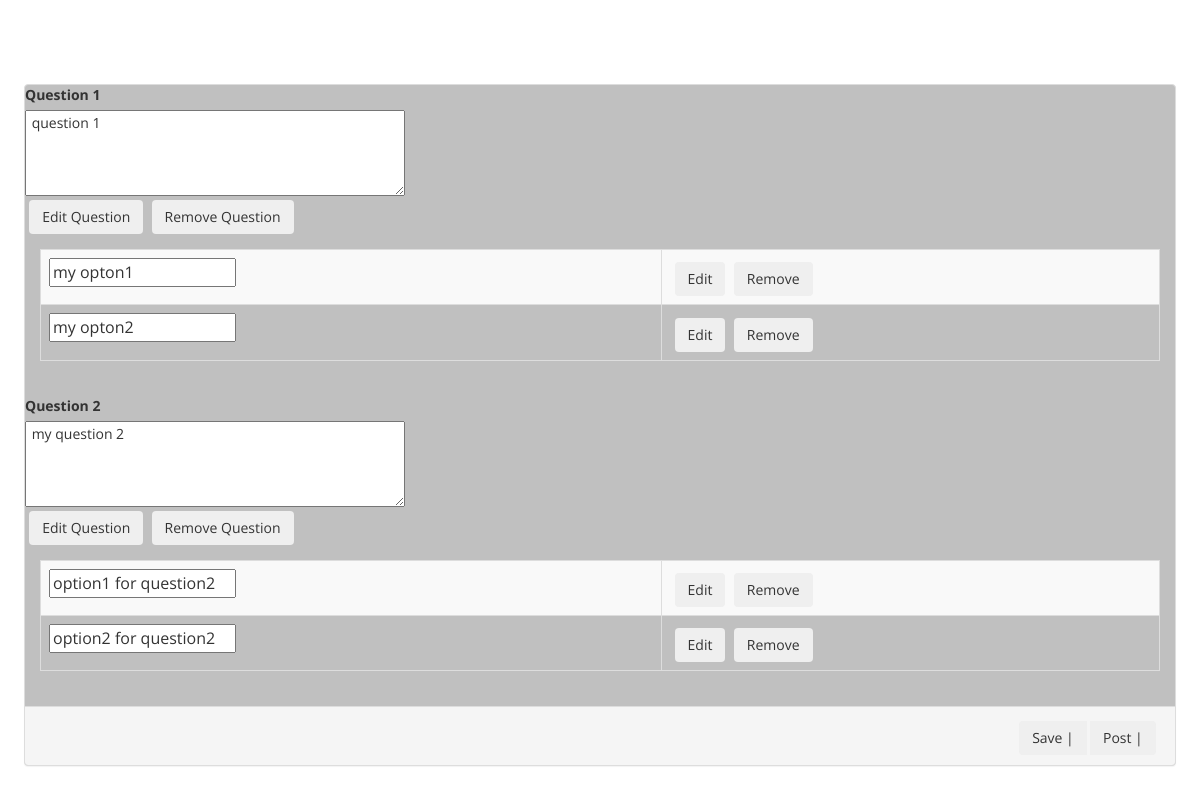
/we_connect_admin/crowd_s_pending_details.php?crowd_source_id=340, run on the app's committed database.
### tables this page shows
CREATE TABLE IF NOT EXISTS `question_tbl` (
  `quest_id` int(10) NOT NULL,
  `quest_desc` text NOT NULL,
  `quest_last_date_modified` date NOT NULL,
  `quest_type` varchar(50) NOT NULL
);

CREATE TABLE IF NOT EXISTS `option_tbl` (
  `option_id` int(10) NOT NULL,
  `option_desc` text NOT NULL,
  `option_date_added` datetime NOT NULL,
  `option_removed_status` int(11) NOT NULL DEFAULT '0',
  `quest_id` int(10) NOT NULL
);

### we_connect_admin/php_work/class/crowd_source_class.php (called while the page is built, shortened)
<?php
   class Crowd_sourceClass
  {
	public function getCrowdSourceQuestionIds($crowdSourceId){
		$getCrowdSourceQuestionIdsQuery = mysql_query("SELECT quest_id FROM crowd_scr_quest WHERE crow_src_id = $crowdSourceId ");
		$getCrowdSourceQuestionIdsQueryNumRow = mysql_num_rows($getCrowdSourceQuestionIdsQuery);
           if ($getCrowdSourceQuestionIdsQueryNumRow != 0){
			   $questions= [];
	              while($crowd_s_Row = mysql_fetch_assoc($getCrowdSourceQuestionIdsQuery)){
					     $crowdSourceQuestioniIds  = $crowd_s_Row['quest_id'];
						 array_push($questions,$crowdSourceQuestioniIds);
				  }
				  return $questions;
           }else{
				  return 0;
		   }
	}
  }
?>

### we_connect_admin/php_work/class/question_class.php (called while the page is built, shortened)
<?php
   class questionClass extends Crowd_sourceClass
  {
	public function getAllQuestionFromIs($question_id){
		$getQuestionsQuery = mysql_query("SELECT * FROM question_tbl WHERE quest_id =$question_id");
		$getQuestionsQueryNumRow = mysql_num_rows($getQuestionsQuery);
           if ($getQuestionsQueryNumRow != 0){
	              while($questionsRow = @mysql_fetch_assoc($getQuestionsQuery)){
					     $questionsObject [] = $questionsRow;
				  }
				  return $questionsObject;
           }else{
			      $response['response'] = "No_question";
				  return json_encode($error);
		   }
	}
 }
?>

### we_connect_admin/php_work/class/option_class.php (called while the page is built, shortened)
<?php
   class optionClass extends questionClass
  {
	public function getAllOptionFromId($quest_id){
		$getOptionsQuery = mysql_query("SELECT * FROM option_tbl WHERE quest_id =$quest_id");
		$getOptionsQueryNumRow = mysql_num_rows($getOptionsQuery);
           if ($getOptionsQueryNumRow != 0){
	              while($optionsRow = @mysql_fetch_assoc($getOptionsQuery)){
					     $optionsObject [] = $optionsRow;
				  }
				  return $optionsObject;
           }else{
			      $response['response'] = "No_option";
				  return json_encode($response);
		   }
	}
 }
?>

### we_connect_admin/crowd_s_pending_details.php (the view, shortened to what this page needs)
   <div class="hidden_editable_on_pending" >
          <div class="panel panel-default pending_view_details" style="margin-top:300px;">
<?php
		  include('includes/header_details.php');
		  include('php_work/class/crowd_source_class.php');
		  include('php_work/class/question_class.php');
		  include('php_work/class/option_class.php');
		  $crowdObjt = new Crowd_sourceClass();
			 $crowdSourceID =  $_GET['crowd_source_id'];
				 if($crowdObjt->getCrowdSourceQuestionIds($crowdSourceID) != 0){
					 $crowdSourceQuestionIds = $crowdObjt->getCrowdSourceQuestionIds($crowdSourceID);
					 $count = 0;
					 foreach($crowdSourceQuestionIds as $questionId){
						     $questionObjt = new questionClass("","","");
						     $questionsDetails= $questionObjt->getAllQuestionFromIs($questionId);
							     foreach($questionsDetails as $questionColumn){
									  $count++;
									    $questionType = $questionColumn['quest_type'];
						                switch ($questionType) {
									           case "multileChoiceQuestOne":
											               ?>
														             <div id="multileChoiceQuestOne">
																		  <div class="panel-heading<?php echo  $questionColumn['quest_id'];?>">
																			   <label> Question <?php echo $count ;?> </label><br/>
																			   <textarea rows="4" cols="50" id="" > <?php echo $questionColumn['quest_desc'] ;?> </textarea><br/>
																			   <button class="editQuestionBtn btn"  id="<?php echo  $questionColumn['quest_id'];?>" >Edit Question</button><button class="removeQuestionBtn btn"  id="<?php echo  $questionColumn['quest_id'];?>">Remove Question</button>
																		  </div>
																		  <div class="panel-body">
																			  <table class="table table-striped table-bordered table-hover">
																		  <?php
																		          $optionObjt = new optionClass("","");
						                                                          $optionsDetails= $optionObjt->getAllOptionFromId($questionId);
																		          foreach($optionsDetails as $optionsColumn){
																					           ?>
																							          <tr><td>
																			                              <input type="text" value="<?php echo $optionsColumn['option_desc'] ;?>" class="edit_input_op"></td><td><button class="btn">Edit</button><button class="btn">Remove</button></td>
																			                           </tr>
																					          <?php
																				  }
																		  ?>
																			  </table>
																		  </div>
																	   </div>
														   <?php
											     break;
											               ?>
																				  <?php
							            }
								 }
					 }
				 }else{
				 }
?>
                        <div class="panel-footer clearfix">
                          <div class="pull-right">
                                <div class="btn-group" role="group" aria-label="Basic example">
                                    <button type="button" class="btn btn-secondary">Save |</button>
                                    <button type="button" class="btn btn-secondary">Post |</button>
                                </div>
                            </div>
                        </div>
                     </div>
                </div>
    <?php include('includes/footer.php')?>

### we_connect_admin/css/custom.css (style rules this page uses)
body { font-family: 'Open Sans', sans-serif; width:100%; overflow-x: hidden; }
td { padding-bottom: 10px; }
.hidden_editable_on_pending { width:80%; margin-top: -18%; z-index: 1000002; position:absolute; }
button { padding:0.3em; margin: 0.3em; }
tr { background-color:; }
td { background-color:; }
.hidden_editable_on_pending { width:100%; background-color: none; }
.pending_view_details { background-color:silver; margin-left:2%; margin-right: 2%; margin-top: 2%; }

### data on the page
question_tbl: quest_desc "question 1"
option_tbl: option_desc "my opton1"
option_tbl: option_desc "my opton2"
question_tbl: quest_desc "my question 2"
option_tbl: option_desc "option1 for question2"
option_tbl: option_desc "option2 for question2"
